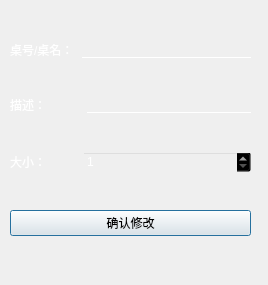
<?xml version="1.0" encoding="UTF-8"?>
<ui version="4.0">
 <class>ChangeTable</class>
 <widget class="QDialog" name="ChangeTable">
  <property name="geometry">
   <rect>
    <x>0</x>
    <y>0</y>
    <width>268</width>
    <height>285</height>
   </rect>
  </property>
  <property name="windowTitle">
   <string>Dialog</string>
  </property>
  <widget class="QLabel" name="label">
   <property name="geometry">
    <rect>
     <x>0</x>
     <y>0</y>
     <width>281</width>
     <height>291</height>
    </rect>
   </property>
   <property name="styleSheet">
    <string notr="true">background-image: url(:/file/images/back8.jpeg);</string>
   </property>
   <property name="text">
    <string/>
   </property>
  </widget>
  <widget class="QWidget" name="layoutWidget">
   <property name="geometry">
    <rect>
     <x>10</x>
     <y>10</y>
     <width>241</width>
     <height>261</height>
    </rect>
   </property>
   <layout class="QVBoxLayout" name="verticalLayout">
    <item>
     <layout class="QHBoxLayout" name="horizontalLayout" stretch="3,7">
      <property name="spacing">
       <number>0</number>
      </property>
      <item>
       <widget class="QLabel" name="label_2">
        <property name="styleSheet">
         <string notr="true">color: rgb(255, 255, 255);</string>
        </property>
        <property name="text">
         <string>桌号/桌名：</string>
        </property>
       </widget>
      </item>
      <item>
       <widget class="QLineEdit" name="lineEdit">
        <property name="styleSheet">
         <string notr="true">color:white;
background:transparent;
border:none;
border-bottom:1px solid #FFFFFF;
</string>
        </property>
       </widget>
      </item>
     </layout>
    </item>
    <item>
     <layout class="QHBoxLayout" name="horizontalLayout_2" stretch="3,7">
      <item>
       <widget class="QLabel" name="label_3">
        <property name="styleSheet">
         <string notr="true">color: rgb(255, 255, 255);</string>
        </property>
        <property name="text">
         <string>描述：</string>
        </property>
       </widget>
      </item>
      <item>
       <widget class="QLineEdit" name="lineEdit_2">
        <property name="styleSheet">
         <string notr="true">color:white;
background:transparent;
border:none;
border-bottom:1px solid #FFFFFF;
</string>
        </property>
       </widget>
      </item>
     </layout>
    </item>
    <item>
     <layout class="QHBoxLayout" name="horizontalLayout_3" stretch="3,7">
      <property name="spacing">
       <number>0</number>
      </property>
      <item>
       <widget class="QLabel" name="label_4">
        <property name="styleSheet">
         <string notr="true">color: rgb(255, 255, 255);</string>
        </property>
        <property name="text">
         <string>大小：</string>
        </property>
       </widget>
      </item>
      <item>
       <widget class="QSpinBox" name="spinBox">
        <property name="styleSheet">
         <string notr="true">color:white;
 background:transparent;</string>
        </property>
        <property name="minimum">
         <number>1</number>
        </property>
       </widget>
      </item>
     </layout>
    </item>
    <item>
     <widget class="QPushButton" name="pushButton">
      <property name="text">
       <string>确认修改</string>
      </property>
     </widget>
    </item>
   </layout>
  </widget>
 </widget>
 <resources/>
 <connections/>
</ui>
